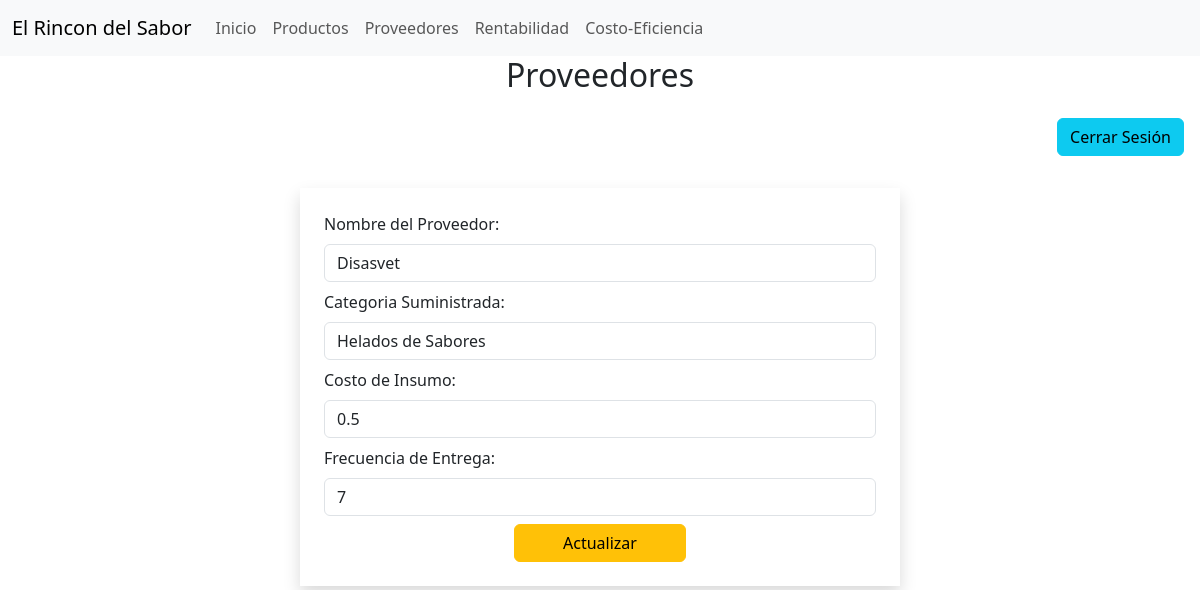
/proveedores/detalle/6, run on the app's committed database.
### heladeria/models.py (models this page shows)
class Proveedor(models.Model):
    nombreProveedor = models.CharField(max_length=50)
    categoriaSuministrada = models.CharField(max_length=30)
    costoInsumo = models.FloatField()
    tiempoEntrega = models.IntegerField()

### heladeria/views.py (the view)
# urls.py: path('proveedores/detalle/<int:id>', views.detalleP, name='detalleP'),
def detalleP(request, id):
    proveedor = Proveedor.objects.get(pk=id)
    return render(request, "proveedorEditar.html", {'proveedor' : proveedor})

### heladeria/templates/proveedorEditar.html (shortened to what this page needs)
{% extends 'plantilla.html' %}
{% block content %}
    <h2 class="text-center"> Proveedores</h2>
    <div class="text-end">
        <a href="{% url 'salir' %}" class="btn btn-info m-3">Cerrar Sesión</a>
    </div>
    <form class="w-50 shadow mx-auto p-4 m-3" method="post"
    action="{% url 'editarP' %}">
            Nombre del Proveedor: <input type="text" name="nombreProveedor" class="form-control my-2" required
            value="{{ proveedor.nombreProveedor }}">
            Categoria Suministrada: <input type="text" name="categoriaSuministrada" class="form-control my-2" required
            value="{{ proveedor.categoriaSuministrada }}">
            Costo de Insumo: <input type="float" name="costoInsumo" class="form-control my-2" required
            value="{{ proveedor.costoInsumo }}">
            Frecuencia de Entrega: <input type="number" name="tiempoEntrega" class="form-control my-2" required
            value="{{ proveedor.tiempoEntrega }}">
            <div class="text-center">
                <input type="submit" value="Actualizar" class="btn btn-warning px-5">
            </div>
    </form>
{% endblock %}

### data on the page
Proveedor: nombreProveedor "Disasvet", categoriaSuministrada "Helados de Sabores", costoInsumo "0.5", tiempoEntrega "7"
